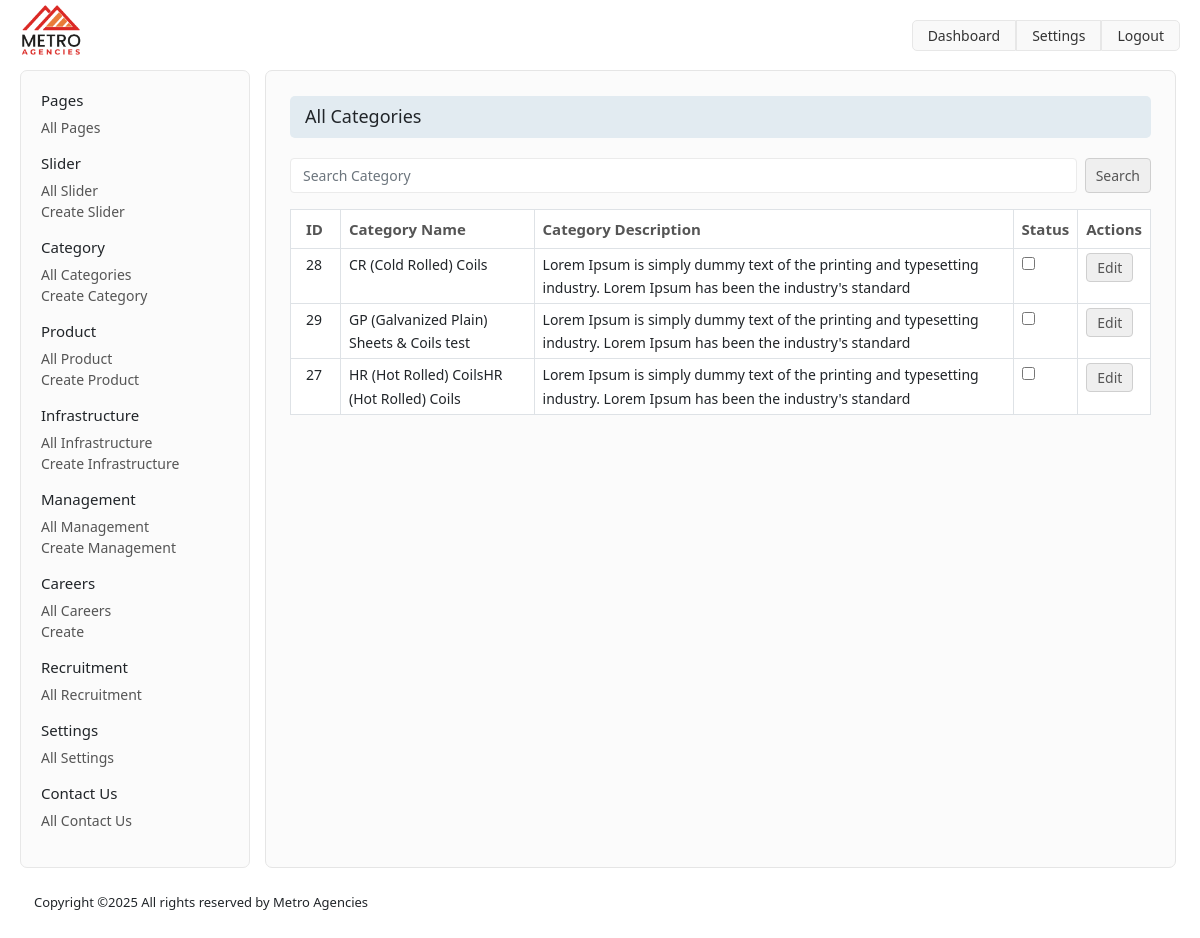
Page /index.php/admin/categories on the committed database.
### tables this page shows
CREATE TABLE IF NOT EXISTS `product_category` (
  `id` int NOT NULL AUTO_INCREMENT,
  `slug` varchar(200) NOT NULL,
  `metatitle` varchar(200) NOT NULL,
  `canonical` varchar(500) NOT NULL,
  `metakeywords` varchar(500) NOT NULL,
  `metadescription` varchar(500) NOT NULL,
  `page_schema` text NOT NULL,
  `category_title` varchar(200) NOT NULL,
  `category_description` varchar(200) NOT NULL,
  `category_image` varchar(500) NOT NULL,
  `category_link` varchar(200) NOT NULL,
  `is_active` int NOT NULL COMMENT 'if 1=active 0=inactive',
  PRIMARY KEY (`id`)
);

### application/controllers/admin/Categories.php (called while the page is built, shortened)
<?php
class Categories extends CI_Controller {
    public function __construct() {
        $this->load->library('upload');
        $this->load->model('admin/PageBuilder_model');
    }
    public function index()
    {
        $data['categories'] = $this->PageBuilder_model->getCategory();
        $this->load->view('admin/template/header');
        $this->load->view('admin/categories/list', $data);
        $this->load->view('admin/template/footer');
    }
}

### index.php (called while the page is built, shortened)
<?php
require_once BASEPATH.'core/CodeIgniter.php';

### application/models/admin/PageBuilder_model.php (called while the page is built, shortened)
<?php
class PageBuilder_model extends CI_Model {
    public function getCategory() {
        return $this->db->get('product_category')->result_array();
    }
}

### application/views/admin/categories/list.php (the view, shortened to what this page needs)
<div class="admin-content">
    <div class="container-fluid">
        <?php include 'application/views/admin/template/sidebar.php' ?>
        <div class="admin-main-content">
            <div class="container-fluid">
                <div class="row">
                    <div class="col-12">
                        <div class="page-title">
                            <h2>All Categories</h2>
                        </div>
                    </div>
                </div>
                <div class="row mb-3">
                    <div class="col-12">
                        <form class="d-flex" action="<?= base_url('admin/search/search_category') ?>" method="post">
                            <input class="form-control me-2" type="search" name="search_term"
                                placeholder="Search Category" aria-label="Search">
                            <button class="btn btn-outline-success" type="submit">Search</button>
                        </form>
                    </div>
                </div>
                <div class="row">
                    <div class="col-12">
                        <table class="table table-bordered">
                            <thead>
                                <tr>
                                    <th>ID</th>
                                    <th>Category Name</th>
                                    <th>Category Description</th>
                                    <th>Status</th>
                                    <th>Actions</th>
                                </tr>
                            </thead>
                            <tbody>
                                <?php foreach ($categories as $category) : ?>
                                <tr>
                                    <td><?= $category['id']; ?></td>
                                    <td><?= $category['category_title']; ?></td>
                                    <td><?= $category['category_description']; ?></td>
                                    <td>
                                        <input type="checkbox" name="featured" class="is-active-checkbox"
                                          data-id="<?= $category['id']; ?>"
                                          <?= $category['is_active'] ? 'checked' : '' ?>>
                                    </td>
                                    <td>
                                        <a href="<?php echo base_url();?>admin/categories/edit/<?= $category['id']; ?>"
                                            class="btn">Edit</a>
                                    </td>
                                </tr>
                                <?php endforeach; ?>
                            </tbody>
                        </table>
                    </div>
                </div>
            </div>
        </div>
    </div>
</div>

### admin/css/admin.css (style rules this page uses)
:root { --sm: 768px; --lg: 992px; }
html { height: 100%; }
body { display: grid; grid-template-rows: auto 1fr auto; height: 100%; }
.admin-main-content { border: 1px solid #e5e5e5; background: #fbfbfb; border-radius: 7px; height: 100%; padding-top: 25px; padding-bottom: 25px; }
.btn { background: #efefef; border: 1px solid #cfcfcf; padding: 3px 10px !important; font-size: 14px; color: #555; }

### rows in the picture
product_category: id "28", category_title "CR (Cold Rolled) Coils", category_description "Lorem Ipsum is simply dummy text of the printing and typesetting industry. Lorem Ipsum has been the industry's standard"
product_category: id "29", category_title "GP (Galvanized Plain) Sheets & Coils test", category_description "Lorem Ipsum is simply dummy text of the printing and typesetting industry. Lorem Ipsum has been the industry's standard"
product_category: id "27", category_title "HR (Hot Rolled) CoilsHR (Hot Rolled) Coils", category_description "Lorem Ipsum is simply dummy text of the printing and typesetting industry. Lorem Ipsum has been the industry's standard"
